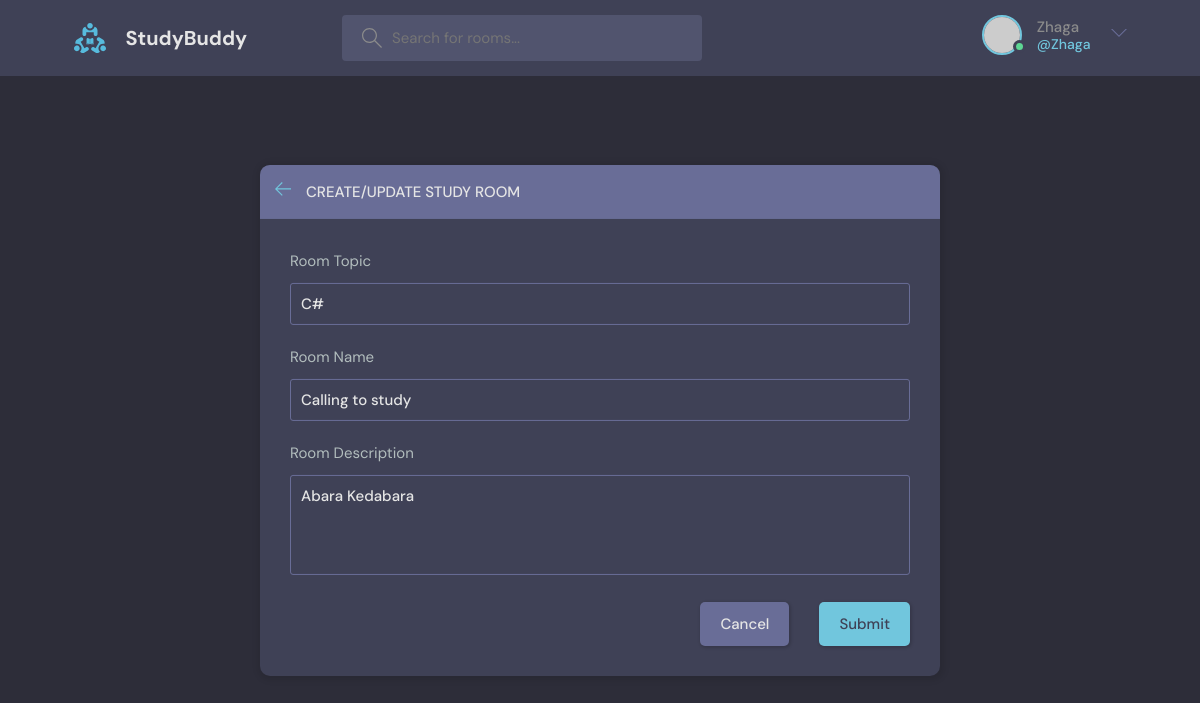
Page /update-room/5/ (signed in) on the committed database.
### baseapp/models.py (models this page shows, shortened)
class Room(models.Model):
    host = models.ForeignKey(User, on_delete = SET_NULL, null=True)
    topic = models.ForeignKey(Topic, on_delete = models.SET_NULL, null=True)
    name = models.CharField(max_length=200)
    description = models.TextField(null = True, blank = True)
    participants = models.ManyToManyField(User, related_name='participants', blank=True)
    updated = models.DateTimeField(auto_now=True)
    created = models.DateTimeField(auto_now_add=True)
    class Meta:
        ordering = ['-updated', '-created']

class Topic(models.Model):
    name = models.CharField(max_length=200)

### baseapp/views.py (the view, shortened to what this page needs)
# urls.py: path('update-room/<str:pk>/', views.updateRoom, name = 'update-room'),
@login_required(login_url='login')
def updateRoom(request, pk):
    room = Room.objects.get(id = pk)
    form = RoomForm(instance = room)
    topics = Topic.objects.all()
    if request.user != room.host:
        return HttpResponse("Access Denied")
    context = {'form': form, 'topics': topics, 'room': room}
    return render(request, 'baseapp/room_form.html', context)

### baseapp/forms.py
class RoomForm(ModelForm):
    class Meta:
        model = Room
        fields = '__all__'
        exclude = ['host', 'participants']

### baseapp/templates/baseapp/room_form.html (shortened to what this page needs)
{% extends 'main.html' %}
{% block content %}
  <main class="create-room layout">
    <div class="container">
      <div class="layout__box">
        <div class="layout__boxHeader">
          <div class="layout__boxTitle">
            <a href="{% url 'home' %}">
              <svg version="1.1" xmlns="http://www.w3.org/2000/svg" width="32" height="32" viewBox="0 0 32 32">
                <title>arrow-left</title>
                <path
                  d="M13.723 2.286l-13.723 13.714 13.719 13.714 1.616-1.611-10.96-10.96h27.625v-2.286h-27.625l10.965-10.965-1.616-1.607z">
                </path>
              </svg>
            </a>
            <h3>Create/Update Study Room</h3>
          </div>
        </div>
        <div class="layout__body">
          <form class="form" action="" method="POST">
              <div class="form__group">
              <label for="room_topic">Room Topic</label>
              <input required type="text" name="topic" value="{{ room.topic.name }}" list="topic-list"/>
            </div>
            <div class="form__group">
              <label for="room_name">Room Name</label>
                {{ form.name }}
            </div>
              <div class="form__group">
              <label for="room_description">Room Description</label>
                {{ form.description }}
            </div>
            <div class="form__action">
              <a class="btn btn--dark" href="{% url 'home' %}">Cancel</a>
              <button class="btn btn--main" type="submit">Submit</button>
            </div>
          </form>
        </div>
      </div>
    </div>
  </main>
{% endblock content %}

### templates/navbar.html (shortened to what this page needs)
{% load static %}
<header class="header header--loggedIn">
      <div class="container">
        <a href="{% url 'home' %}" class="header__logo">
          <img src="{% static 'images/logo.svg' %}" />
          <h1>StudyBuddy</h1>
        </a>
        <form class="header__search" method="GET" action="{% url 'home' %}">
          <label>
            <input name="q" placeholder="Search for rooms..." />
          </label>
        </form>
        <nav class="header__menu">
        {% if request.user.is_authenticated %}
          <div class="header__user">
            <a href="{% url 'user-profile' request.user.id %}">
              <div class="avatar avatar--medium active">
                <img src="https://randomuser.me/api/portraits/men/37.jpg" />
              </div>
              <p>{{ request.user.username }}<span>@{{ request.user.username }}</span></p>
            </a>
            <button class="dropdown-button">
              <svg version="1.1" xmlns="http://www.w3.org/2000/svg" width="32" height="32" viewBox="0 0 32 32">
                <title>chevron-down</title>
                <path d="M16 21l-13-13h-3l16 16 16-16h-3l-13 13z"></path>
              </svg>
            </button>
          </div>
        {% else %}
          <a href="{% url 'login' %}">
            <img src="{% static 'images/avatar.svg' %}" />
            <p>Login</p>
          </a>
        {% endif %}
        </nav>
      </div>
    </header>

### rows in the picture
Room: topic "C#", name "Calling to study", description "Abara Kedabara"

### other values in the picture
{{ request.user.username }} "Zhaga"
